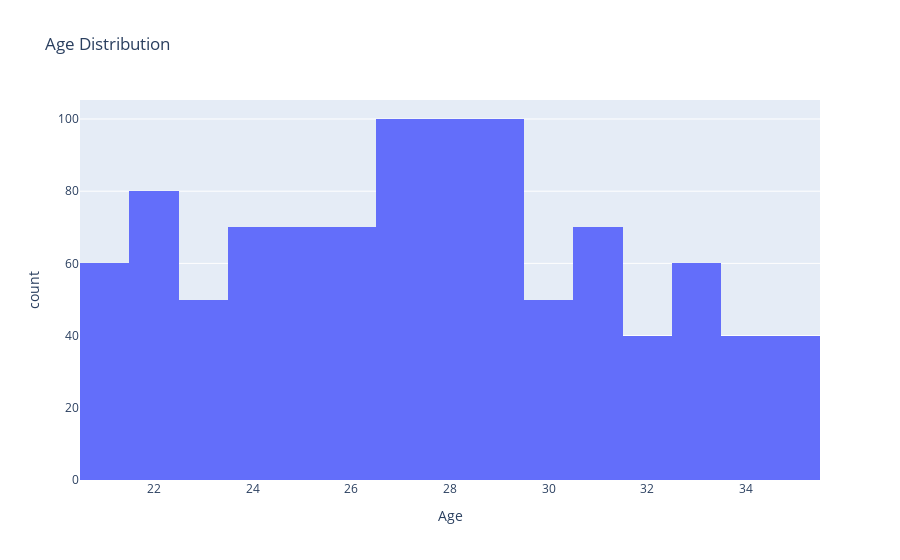

Notebook cell for this chart:
### Code cell
plt = px.histogram(df, x='Age', title='Age Distribution')
plt.show()

### Figure 1 — Plotly figure (JSON) as saved in the notebook; plotly's stock layout.template omitted (floating-point values rounded to 4 significant figures; data arrays with more than 128 entries replaced by an {"elided": "..."} marker saying what was removed)
{"data": [{"alignmentgroup": "True", "bingroup": "x", "hovertemplate": "Age=%{x}<br>count=%{y}<extra></extra>", "legendgroup": "", "marker": {"color": "#636efa", "pattern": {"shape": ""}}, "name": "", "offsetgroup": "", "orientation": "v", "showlegend": false, "type": "histogram", "x": {"elided": "1000 int values"}, "xaxis": "x", "yaxis": "y"}], "layout": {"barmode": "relative", "legend": {"tracegroupgap": 0}, "title": {"text": "Age Distribution"}, "xaxis": {"anchor": "y", "domain": [0, 1], "title": {"text": "Age"}}, "yaxis": {"anchor": "x", "domain": [0, 1], "title": {"text": "count"}}}}
